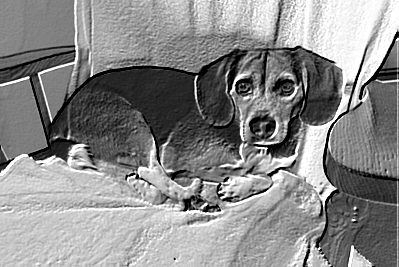
#> input picture Starter/Chapter11/Image/emboss-opencv.png, 399 x 267 px; its folder holds only this picture in this run
$ python convolutions.py --image Image/emboss-opencv.png
#> lines starting #> are read from the running program, lines starting #| are printed output that depends on the picture
"""use python Chapter11/convolutions.py --image datasets/beagle.png"""

from skimage.exposure import rescale_intensity
import numpy as np
import argparse
import cv2

def convolve(image, K):
    # grab spatial dimensions of image and kernel
    (iH, iW) = image.shape[:2]
    (kH, kW) = K.shape[:2]

    # borders of the input image so the spatial size
    # (width and height) are not reduced
    pad = (kW - 1) // 2
    image = cv2.copyMakeBorder(image, pad, pad, pad, pad,
                cv2.BORDER_REPLICATE)
    output = np.zeros((iH, iW), dtype="float")

    # loop over input image
    for y in np.arange(pad, iH + pad):
        for x in np.arange(pad, iW + pad):
            roi = image[y - pad: y + pad + 1, x - pad: x + pad + 1]
            k = (roi*K).sum()

            output[y - pad: x - pad] = k

    # rescale the output image to be in the range [0, 255]
    output = rescale_intensity(output, in_range=(0,255))
    output = (output*255).astype("uint8")

    # return output image
    return output

def option():
    ap = argparse.ArgumentParser()
    ap.add_argument("-i", "--image", required=True,
                    help="path to input image")
    args = vars(ap.parse_args())
    return args

def main():
    args = option()

    # construct average blurring kernels used to smooth an image
    smallBlur = np.ones((7, 7), dtype="float") * (1.0 / (7 * 7))
    largeBlur = np.ones((21, 21), dtype="float") * (1.0 / (21 * 21))

    # construct a sharpening filter
    sharpen = np.array(([0, -1, 0],
                        [-1, 5, -1],
                        [0, -1, 0]), dtype="int")

    # construct the Laplacian kernel used to detect edge-like
    # regions of an image
    laplacian = np.array(([0, 1, 0],
                          [1, -4, 1],
                          [0, 1, 0]), dtype="int")

    # construct the Sobel x-axis kernel
    sobelX = np.array(([-1, 0, 1],
                       [-2, 0, 2],
                       [-1, 0, 1]), dtype="int")

    # construct the Sobel y-axis kernel
    sobelY = np.array(([-1, -2, -1],
                       [0, 0, 0],
                       [1, 2, 1]), dtype="int")

    # construct an emboss kernel
    emboss = np.array(([-2, -1, 0],
                       [-1, 1, 1],
                       [0, 1, 2]), dtype="int")

    # construct the kernel bank
    kernelBank = (("small_blur", smallBlur),
                  ("large_blur", largeBlur),
                  ("sharpen", sharpen),
                  ("laplacian", laplacian),
                  ("sobel_x", sobelX),
                  ("sobel_y", sobelY),
                  ("emboss", emboss))

    # load input image and convert it to grayscale
    image = cv2.imread(args["image"])
#> image is the input picture: shape (267, 399, 3); min 0, max 255, mean 138.3
    gray = cv2.cvtColor(image,cv2.COLOR_BGR2GRAY)

    # loop over kernels
    for (kernelName, K) in kernelBank:
        print("[INFO] applying {} kernel".format(kernelName))
        convolveOutput = convolve(gray, K)
        opencvOutput = cv2.filter2D(gray, -1, K)

        # show ouput images
        cv2.imwrite("Chapter11/Image/{}-convole.png".format(kernelName), convolveOutput)
        cv2.imwrite("Chapter11/Image/{}-opencv.png".format(kernelName), opencvOutput)
        cv2.imwrite("Chapter11/Image/Original.png", gray)
#> this loop made 7 passes
#> pass 1, in convolve, `image = cv2.copyMakeBorder(image, pad, pad, pad, pad, cv2.BORDER_REPLI..`:
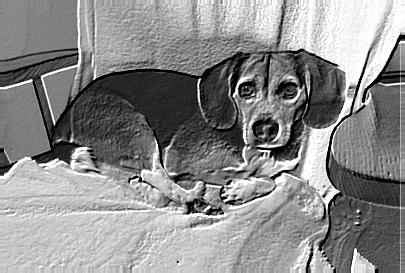
#> image: shape (273, 405); min 0, max 255, mean 139.3
#> pass 1, in main, `convolveOutput = convolve(gray, K)`:
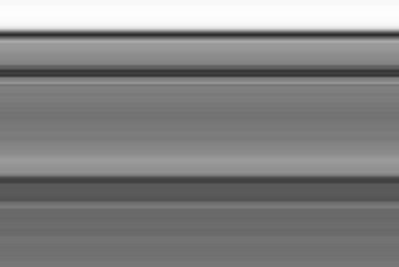
#> convolveOutput: shape (267, 399); min 46, max 253, mean 131.2
#> pass 1, in main, `opencvOutput = cv2.filter2D(gray, -1, K)`:
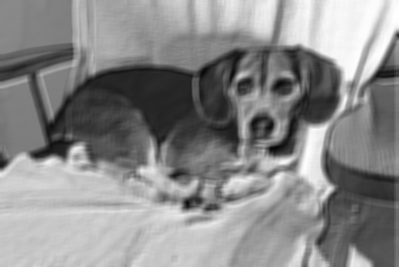
#> opencvOutput: shape (267, 399); min 6, max 255, mean 138.3
#> pass 2, in convolve (call 2), `image = cv2.copyMakeBorder(image, pad, pad, pad, pad, cv2.BORDER_REPLI..`:
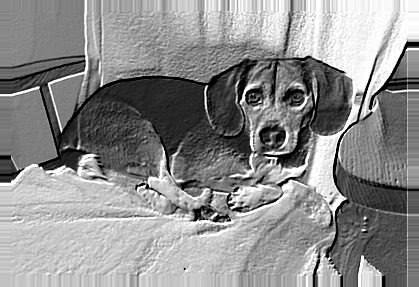
#> image: shape (287, 419); min 0, max 255, mean 141.4

if __name__=='__main__':
    main()
